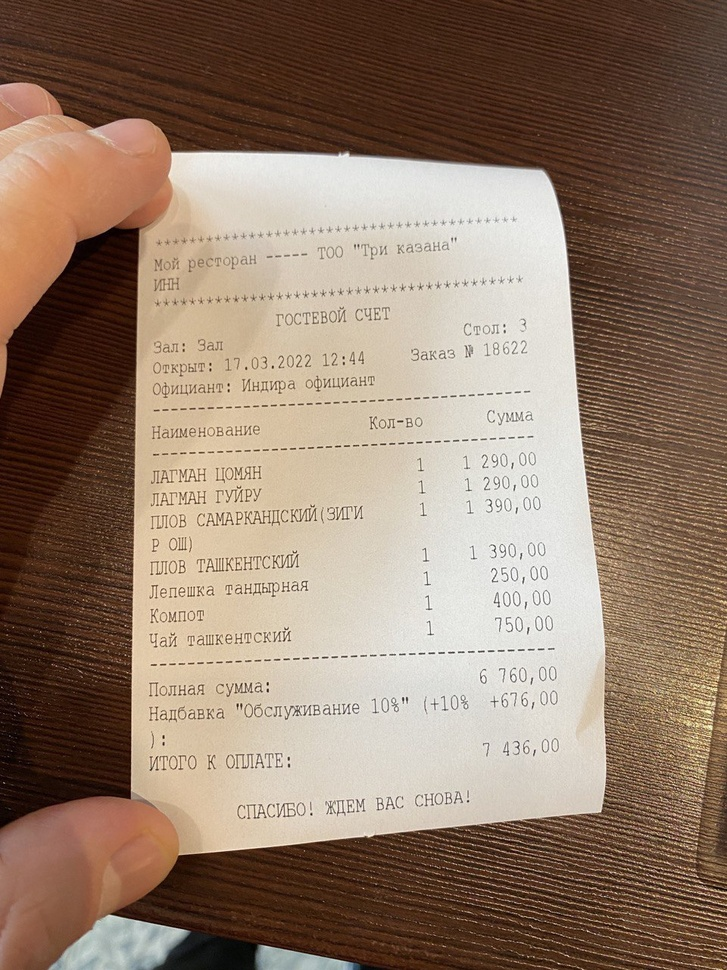
#> input picture photos/3_kazana.jpg, 727 x 970 px, shrunk from 960 x 1280 before the run
$ python -i cv.py   (imports and definitions only)
#> lines starting #> are read from the running program, lines starting #| are printed output that depends on the picture; after the words box and inside, x2 and y2 are one past the last pixel; in counts of white or black regions, pixels touching at a corner belong together
#> further down, picture is the input picture: shape (970, 727, 3); mean B, G, R 107.8, 125.2, 147.1
import cv2
from skimage.filters import threshold_local
from scipy.ndimage import interpolation as inter
import numpy as np


# [4 lines left out: function bw_scanner, not called in this run]

def correct_skew(image, delta=1, limit=5):
#> called with delta = 1, limit = 5
    def determine_score(arr, angle):
        data = inter.rotate(arr, angle, reshape=False, order=0)
        histogram = np.sum(data, axis=1, dtype=float)
        score = np.sum((histogram[1:] - histogram[:-1]) ** 2, dtype=float)
        return histogram, score

    gray = cv2.cvtColor(image, cv2.COLOR_BGR2GRAY)
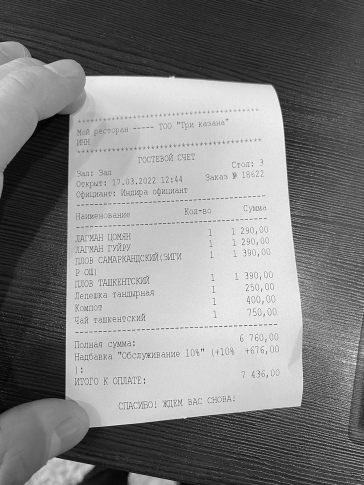
#> gray: shape (970, 727) (shown at 1/2 size); min 1, max 255, mean 129.8
    thresh = cv2.threshold(gray, 0, 255, cv2.THRESH_BINARY_INV + cv2.THRESH_OTSU)[1]
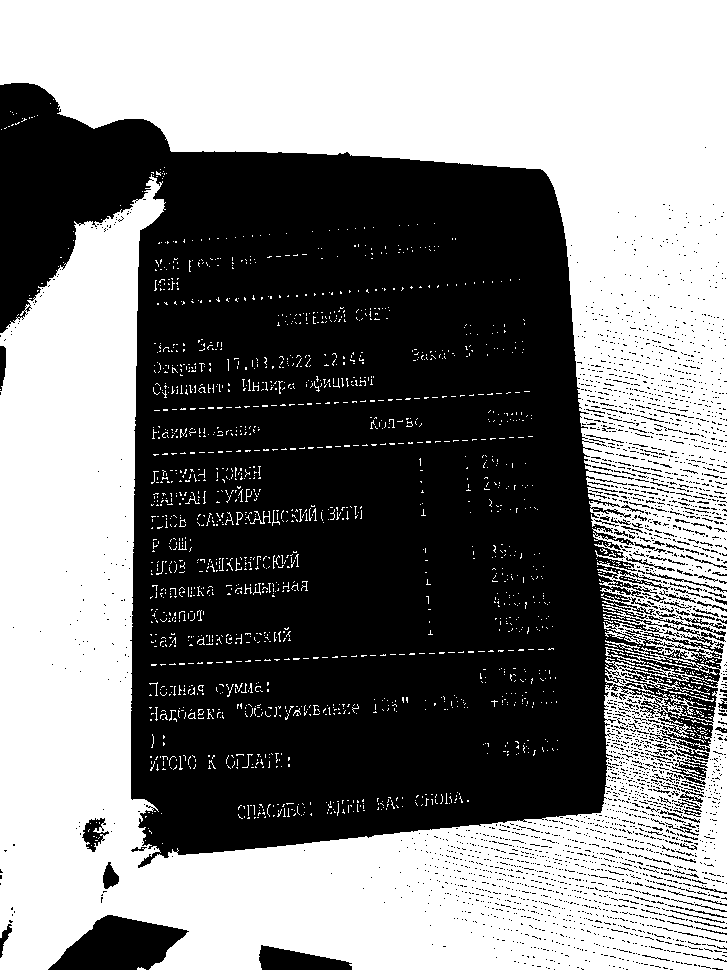
#> thresh: shape (970, 727); 50.5% white; 2839 black regions (2730 under 20 px), largest, box (x1, y1, x2, y2) and area: (0, 83, 726, 868) 328407, (48, 915, 189, 970) 4809, (259, 945, 352, 970) 1483

    scores = []
    angles = np.arange(-limit, limit + delta, delta)
    for angle in angles:
        histogram, score = determine_score(thresh, angle)
        scores.append(score)
#> this loop made 11 passes
#> score on passes 1 to 8: 6.08e+09, 5.62e+09, 1.19e+10, 9.03e+09, 6.5e+09, 3.73e+09, 7.11e+09, 6.78e+09
#> pass 1, in determine_score, `data = inter.rotate(arr, angle, reshape=False, order=0)`:
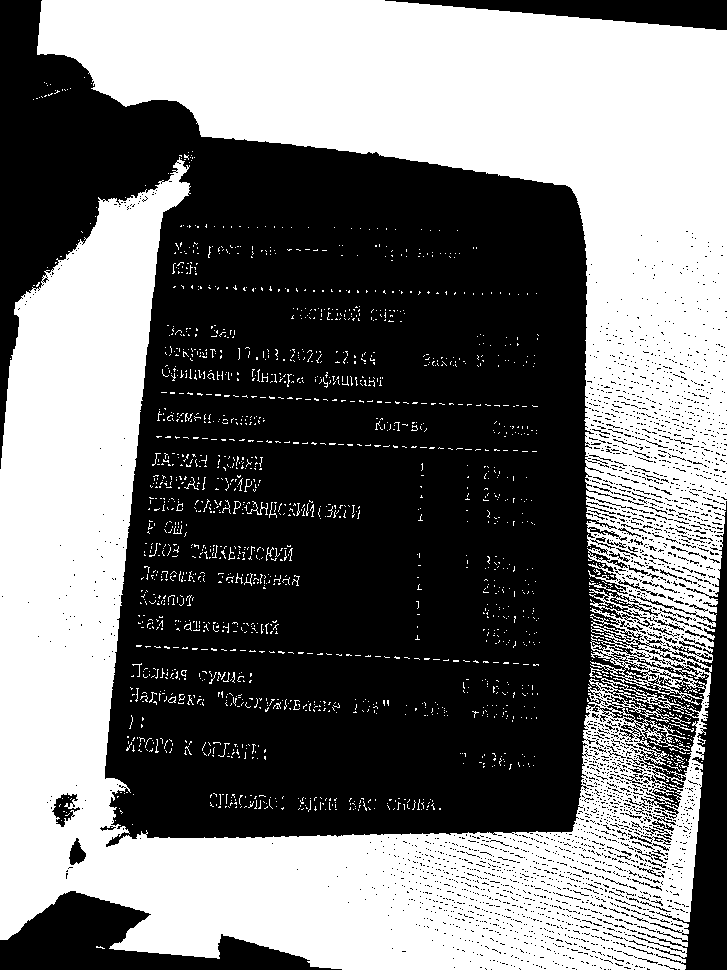
#> data: shape (970, 727); 46.3% white; 1846 white regions (1811 under 20 px), largest, box (x1, y1, x2, y2) and area: (0, 0, 727, 970) 318253, (247, 501, 268, 515) 72, (669, 723, 694, 732) 37
#> pass 2, in determine_score (call 2), `data = inter.rotate(arr, angle, reshape=False, order=0)`:
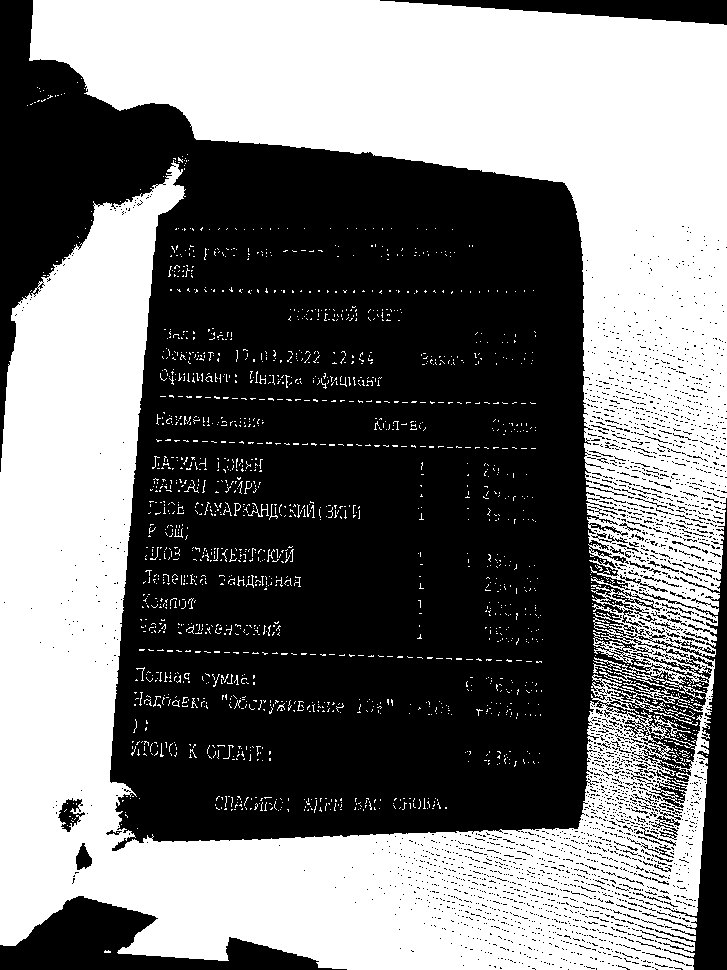
#> data: shape (970, 727); 47.1% white; 1854 white regions (1818 under 20 px), largest, box (x1, y1, x2, y2) and area: (0, 0, 727, 970) 323501, (248, 503, 269, 517) 72, (654, 712, 698, 726) 69
#> pass 3, in determine_score (call 3), `data = inter.rotate(arr, angle, reshape=False, order=0)`:
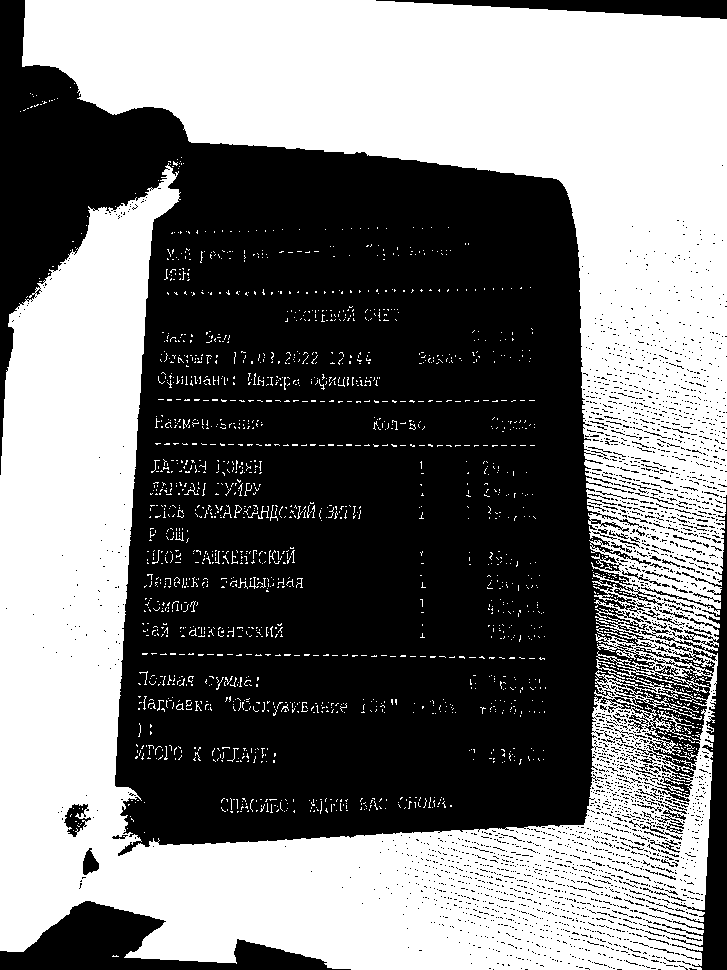
#> data: shape (970, 727); 47.9% white; 1854 white regions (1818 under 20 px), largest, box (x1, y1, x2, y2) and area: (0, 0, 727, 970) 329170, (658, 707, 702, 720) 76, (258, 506, 269, 519) 44
#> after the loop, scores = [6.08e+09, 5.62e+09, 1.19e+10, 9.03e+09, 6.5e+09, 3.73e+09, 7.11e+09, 6.78e+09, 6.68e+09, 6.12e+09, 5.2e+09]

    best_angle = angles[scores.index(max(scores))]
#> best_angle = -3

    (h, w) = image.shape[:2]
    center = (w // 2, h // 2)
    M = cv2.getRotationMatrix2D(center, best_angle, 1.0)
#> M = [[0.999, -0.0523, 25.88], [0.0523, 0.999, -18.33]]
    corrected = cv2.warpAffine(image, M, (w, h), flags=cv2.INTER_CUBIC, \
            borderMode=cv2.BORDER_REPLICATE)
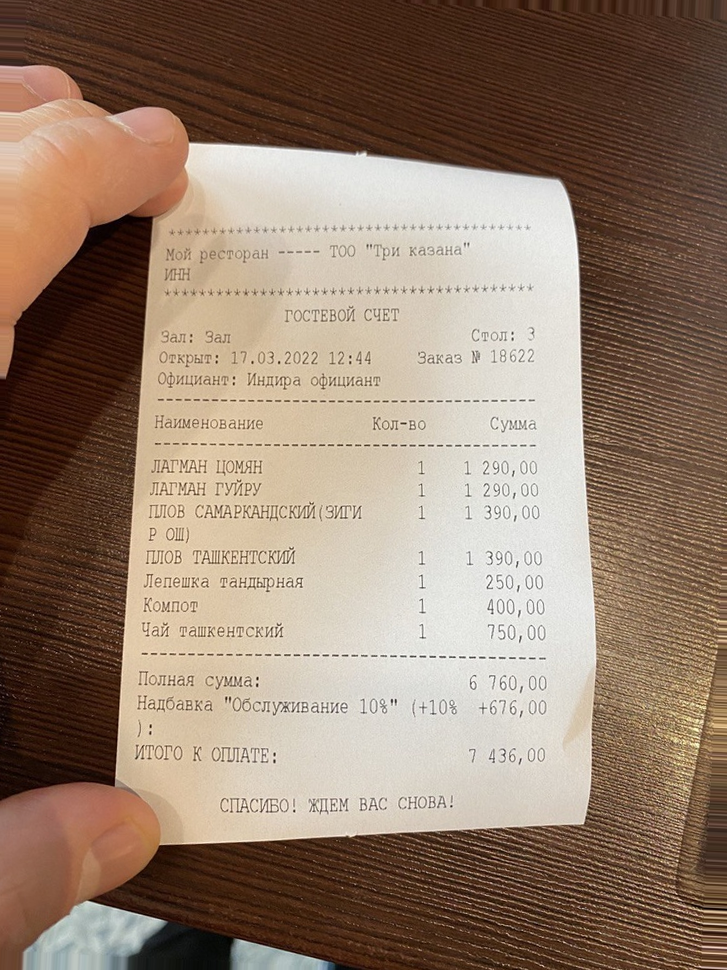
#> corrected: shape (970, 727, 3); mean B, G, R 108.5, 126, 148

    return best_angle, corrected


# [5 lines left out: function image_normalize, not called in this run]

def remove_noise(image):

    return cv2.fastNlMeansDenoisingColored(image, None, 10, 10, 7, 15)

>>> import cv2
>>> picture = cv2.imread('photos/3_kazana.jpg')
>>> result = correct_skew(picture)
